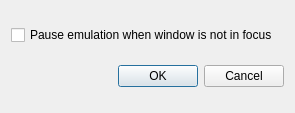
<?xml version="1.0" encoding="UTF-8"?>
<ui version="4.0">
 <class>InterfaceSettingsDialog</class>
 <widget class="QDialog" name="InterfaceSettingsDialog">
  <property name="geometry">
   <rect>
    <x>0</x>
    <y>0</y>
    <width>262</width>
    <height>113</height>
   </rect>
  </property>
  <property name="sizePolicy">
   <sizepolicy hsizetype="Fixed" vsizetype="Fixed">
    <horstretch>0</horstretch>
    <verstretch>0</verstretch>
   </sizepolicy>
  </property>
  <property name="windowTitle">
   <string>Interface settings - melonDS</string>
  </property>
  <layout class="QGridLayout" name="gridLayout">
   <!-- <item row="1" column="0" alignment="Qt::AlignLeft">
    <widget class="QLabel" name="label">
     <property name="text">
      <string>Hide after</string>
     </property>
    </widget>
   </item> -->
   <item row="2" column="0" colspan="4">
    <widget class="QCheckBox" name="cbPauseLostFocus">
     <property name="text">
      <string>Pause emulation when window is not in focus</string>
     </property>
    </widget>
   </item>
   <!-- <item row="0" column="0" colspan="5">
    <widget class="QCheckBox" name="cbMouseHide">
     <property name="text">
      <string>Hide mouse after inactivity</string>
     </property>
    </widget>
   </item> -->
   <!-- <item row="1" column="1" alignment="Qt::AlignLeft">
    <widget class="QSpinBox" name="spinMouseHideSeconds"/>
   </item> -->
   <item row="3" column="0" colspan="5">
    <widget class="QDialogButtonBox" name="buttonBox">
     <property name="orientation">
      <enum>Qt::Horizontal</enum>
     </property>
     <property name="standardButtons">
      <set>QDialogButtonBox::Cancel|QDialogButtonBox::Ok</set>
     </property>
    </widget>
   </item>
   <!-- <item row="1" column="2">
    <widget class="QLabel" name="label_2">
     <property name="text">
      <string>seconds of inactivity</string>
     </property>
    </widget>
   </item> -->
  </layout>
 </widget>
 <tabstops>
  <!-- <tabstop>cbMouseHide</tabstop> -->
  <!-- <tabstop>spinMouseHideSeconds</tabstop> -->
  <tabstop>cbPauseLostFocus</tabstop>
 </tabstops>
 <resources/>
 <connections>
  <connection>
   <sender>buttonBox</sender>
   <signal>accepted()</signal>
   <receiver>InterfaceSettingsDialog</receiver>
   <slot>accept()</slot>
   <hints>
    <hint type="sourcelabel">
     <x>248</x>
     <y>254</y>
    </hint>
    <hint type="destinationlabel">
     <x>157</x>
     <y>274</y>
    </hint>
   </hints>
  </connection>
  <connection>
   <sender>buttonBox</sender>
   <signal>rejected()</signal>
   <receiver>InterfaceSettingsDialog</receiver>
   <slot>reject()</slot>
   <hints>
    <hint type="sourcelabel">
     <x>316</x>
     <y>260</y>
    </hint>
    <hint type="destinationlabel">
     <x>286</x>
     <y>274</y>
    </hint>
   </hints>
  </connection>
 </connections>
</ui>
